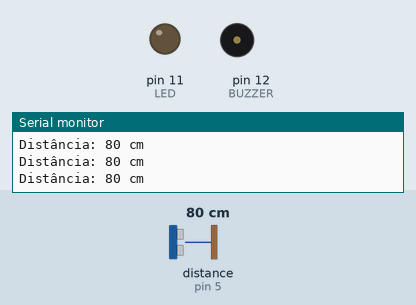
Recording of a sketch running on a simulated Arduino Uno, built with avr-gcc and run on an emulated ATmega328P. Parts: output pins drawn as LEDs (lit = HIGH), buzzer (waves = sounding), the last lines printed to the serial monitor. Dashed ring = blinking. Inputs (shaded band) come from the test bench; at power-on: distance to the obstacle (sensor on pin 5) 80 cm. The echo pulse lasts 58.3 µs per cm.

Above: at 1.2 s.
1.3 s: distance to the obstacle (sensor on pin 5) set to 55 cm
4.3 s: distance to the obstacle (sensor on pin 5) set to 44 cm
At 4.8 s:
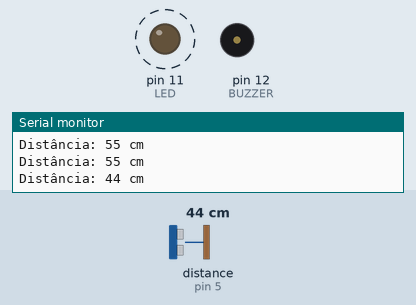
7.3 s: distance to the obstacle (sensor on pin 5) set to 8 cm
At 7.92 s:
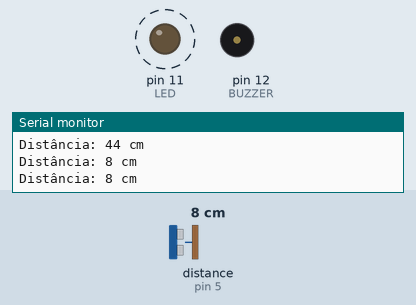
10.3 s: distance to the obstacle (sensor on pin 5) set to 5 cm
At 11.1 s:
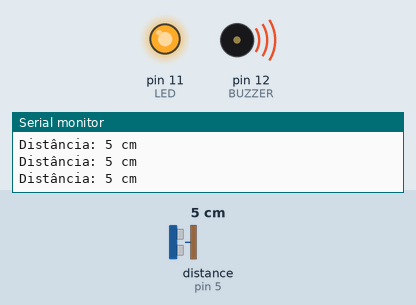
11.8 s: distance to the obstacle (sensor on pin 5) set to 2 cm
At 12.8 s:
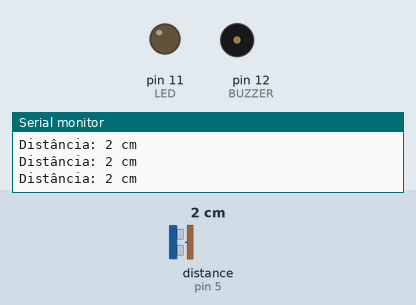
Timing chart, 0 to 14.3 s (numbered marks = the images above; inputs shaded):
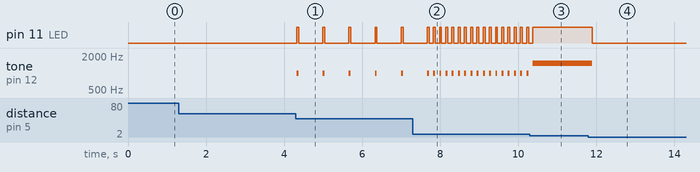

Measured:
- the behaviour switches between 50 and 49 cm on distance to the obstacle (sensor on pin 5) (found by bisection; images 0 and 1)
- the behaviour switches between 7 and 6 cm on distance to the obstacle (sensor on pin 5) (found by bisection; images 2 and 3)
- the behaviour switches between 3 and 2 cm on distance to the obstacle (sensor on pin 5) (found by bisection; images 3 and 4)
- after the input at 4.3 s, pin 11 (LED): alternates HIGH for 0.05 s and LOW for 0.62 s, starting at once; tone on pin 12 (BUZZER): alternates 1000 Hz for 0.05 s and silent for 0.62 s, starting at once
- after the input at 7.3 s, pin 11 (LED): alternates HIGH for 0.05 s and LOW for 0.11 s, starting after 0.52 s; tone on pin 12 (BUZZER): alternates 1000 Hz for 0.05 s and silent for 0.11 s, starting after 0.52 s
- after the input at 10.3 s, pin 11 (LED): goes on until 10.4 s, then stays HIGH
- after the input at 11.8 s, pin 11 (LED): HIGH → LOW after 0.09 s; tone on pin 12 (BUZZER): 1500 Hz → silent after 0.09 s

The sketch:

ProjetoRedes.ino
```cpp
#include <Ultrasonic.h>

// Configuração do sensor ultrassônico
Ultrasonic ultrasonic(4, 5); // Trigger = 4, Echo = 5

// Definição dos pinos
#define LED 11
#define BUZZER 12

void setup() {
  Serial.begin(9600);
  pinMode(LED, OUTPUT);
  pinMode(BUZZER, OUTPUT);
}

void loop() {
  long distancia = ultrasonic.read(); // mede a distância em cm

  Serial.print("Distância: ");
  Serial.print(distancia);
  Serial.println(" cm");

  // Faixa útil de detecção (2 a 50 cm)
  if (distancia > 2 && distancia < 50) {

    // Caso esteja MUITO PERTO (até 5 cm)
    if (distancia <= 6) {
      tone(BUZZER, 1500);        // som contínuo de 1500Hz
      digitalWrite(LED, HIGH);   // LED aceso direto
      delay(100);
    }
    else {
      // Cria o efeito "sensor de ré": quanto mais perto, mais rápido
      int intervalo = map(distancia, 6, 50, 80, 700);

      tone(BUZZER, 1000);        // apita
      digitalWrite(LED, HIGH);   // acende LED
      delay(50);                 // duração do beep curto

      noTone(BUZZER);            // para o som
      digitalWrite(LED, LOW);    // apaga LED
      delay(intervalo);          // tempo até o próximo beep
    }

  } else {
    // Fora da faixa (objeto longe)
    noTone(BUZZER);
    digitalWrite(LED, LOW);
  }
}
```
